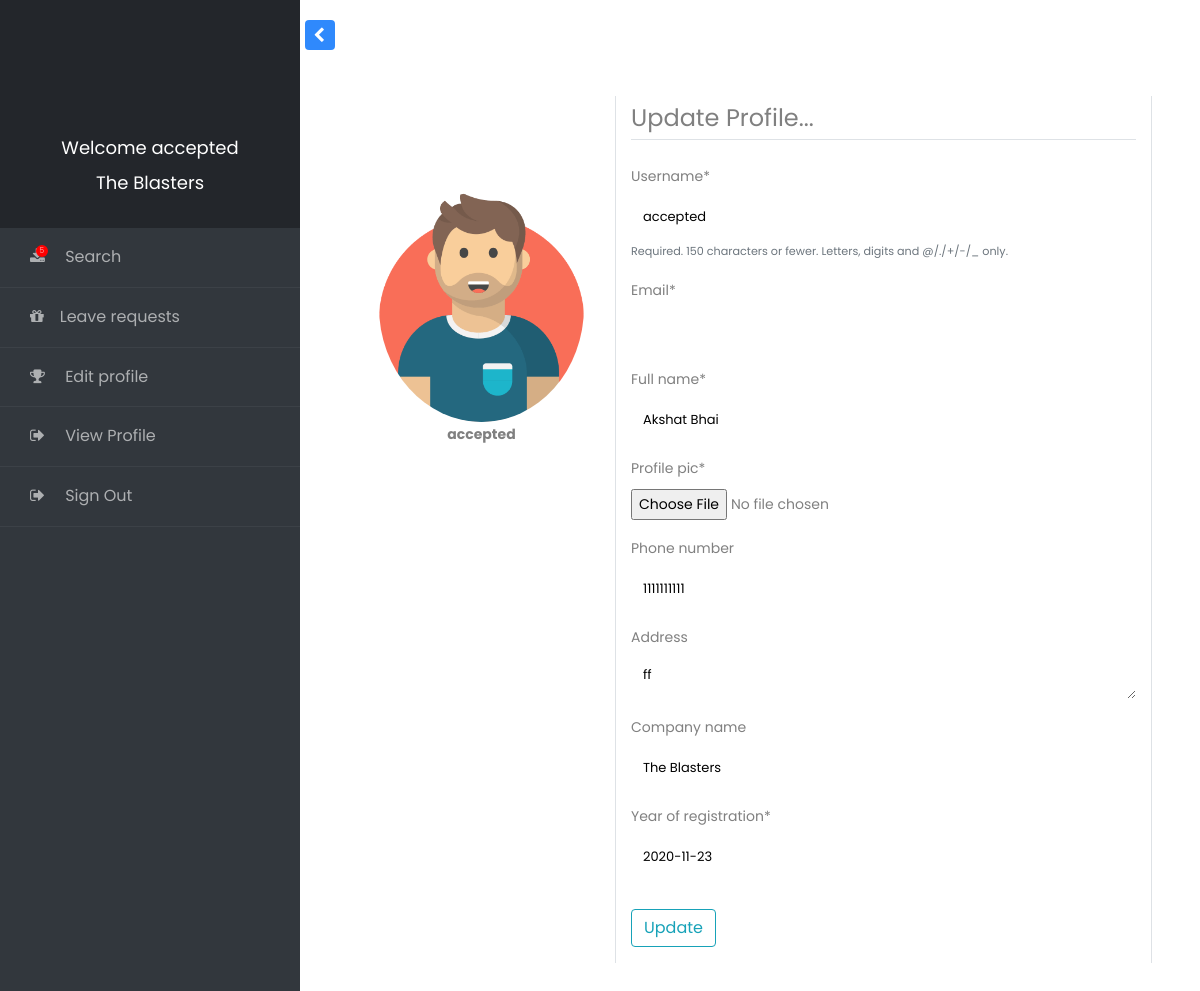
/payroll/edit_profile/ (signed in), run on the app's committed database.
### payroll/models.py (models this page shows, shortened)
class User(AbstractUser):
    is_employee = models.BooleanField(default=False)
    is_hr = models.BooleanField(default=False)

class hrProfile(models.Model):
    user=models.OneToOneField(User,null=True,on_delete=models.CASCADE)
    full_name = models.CharField(max_length=50,null = True)
    profile_pic=models.ImageField(upload_to='images/profile', blank = True, default='images/profile/default2.jpg')
    phone_number = models.CharField(max_length=12,null=True,blank=True)
    address=models.TextField(blank = True, max_length=255)
    company_name = models.CharField(max_length=255,blank=True,null=True)
    year_of_registration = models.DateField(null=True)

### payroll/views.py (the view, shortened to what this page needs)
# urls.py: path('edit_profile/', views.profile, name='edit_profile'),
def profile(request):
    if request.user.is_hr:
        if request.method == 'POST':
            u_form=UserUpdateForm(request.POST, instance=request.user)
            hr_form = HrUpdateForm(request.POST,request.FILES,instance=request.user.hrprofile)
            if hr_form.is_valid() and u_form.is_valid():
                hr_form.save()
                u_form.save()
                messages.success(request, f'Your account has been updated!')
                return redirect("home")
        else:
            hr_form = HrUpdateForm(instance=request.user.hrprofile)
            u_form=UserUpdateForm(instance=request.user)
        context = {
            'hr_form': hr_form,
            'u_form': u_form
        }
        return render(request, 'profile/edithr.html', context)

### payroll/forms.py
class HrUpdateForm(forms.ModelForm):
    profile_pic = forms.ImageField(widget=forms.FileInput,)
    class Meta:
        model = hrProfile
        fields = '__all__'
        exclude=['user']

class UserUpdateForm(forms.ModelForm):
  email = forms.EmailField()
  first_name=forms.CharField()
  last_name=forms.CharField()
  class Meta:
      model = User
      fields = ['username', 'email','first_name','last_name']

### payroll/templates/profile/edithr.html (shortened to what this page needs)
{% extends "main/base_layout.html" %}
{% load crispy_forms_tags %}
{% block body %}
  <div class="container rounded bg-white mt-5">
  	<div class="row">
      <div class="col-md-4 border-right align-items-center">
			<div class="d-flex flex-column align-items-center text-center p-3 py-5">
				<img class="rounded-circle mt-5 card-img" src="{{user.hrprofile.profile_pic.url}}"><span class="font-weight-bold">{{user.username}}</span>
			</div>
		</div>
		<div class="col-md-8 border-right align-items-center">
      <form method="POST" enctype="multipart/form-data">
          <fieldset class="form-group">
              <legend class="border-bottom mb-4">Update Profile...</legend>
              {{ u_form|crispy }}
              {{ hr_form|crispy }}
          </fieldset>
          <div class="form-group">
              <button class="btn btn-outline-info" type="submit">Update</button>
          </div>
      </form>
    </div>
</div>
{% endblock body %}

### templates/main/base_layout.html (shortened to what this page needs)
{% load static %}
<!doctype html>
<html lang="en">
  <head>
		<link rel="stylesheet" href="https://stackpath.bootstrapcdn.com/font-awesome/4.7.0/css/font-awesome.min.css">
		<link rel="stylesheet" href="{%static 'css/style.css'%}">
  </head>
  <body>
		<div class="wrapper d-flex align-items-stretch">
			<nav id="sidebar">
				<div class="custom-menu">
					<button type="button" id="sidebarCollapse" class="btn btn-primary">
	        </button>
        </div>
	  		<div class="img bg-wrap text-center py-4" style="">
	  			<div class="user-logo">
          <div class="img" style=""></div>
            <h3>Welcome {{user}}</h3>
            {% if user.is_employee %}
              <h3>{{user.employee.parent_hr.company_name}}</h3>
            {%else%}
            <h3>{{user.hrprofile.company_name}}</h3>
            {%endif%}
	  			</div>
	  		</div>
        <ul class="list-unstyled components mb-5">
          <li>
              <a href="{% url 'view_list' %}"><span class="fa fa-download mr-3 notif"><small class="d-flex align-items-center justify-content-center">5</small></span> Search</a>
          </li>
          {% if user.is_employee %}
          <li>
            <a href="{% url 'takeleave' %}"><span class="fa fa-gift mr-3"></span>Leave status</a>
          </li>
          {% else %}
          <li>
            <a href="{% url 'Showapp' %}"><span class="fa fa-gift mr-3"></span>Leave requests</a>
          </li>
          {% endif %}
          <li>
            <a href="{% url 'edit_profile' %}"><span class="fa fa-trophy mr-3"></span> Edit profile </a>
          </li>
          {% if user.is_employee %}
          <li>
            <a href="{%url 'EmployeeProfile' request.user.employee.id%}"><span class="fa fa-sign-out mr-3"></span> View profile</a>
          </li>
          {%else%}
            <li>
              <a href="{%url 'HrProfile' request.user.hrprofile.id%}"><span class="fa fa-sign-out mr-3"></span> View Profile</a>
            </li>
          {%endif%}
          <li>
            <a href="{%url 'handleLogout'%}"><span class="fa fa-sign-out mr-3"></span> Sign Out</a>
          </li>
        </ul>
    	</nav>
      <div id="content" class="p-4 p-md-5 pt-5">
        {%block body%}  {%endblock body%}
		</div>
  </body>
</html>

### data on the page
User: username "accepted", hrprofile.company_name "The Blasters", hrprofile.profile_pic (picture)
hrProfile: full_name "Akshat Bhai", phone_number "1111111111", address "ff", company_name "The Blasters", year_of_registration "2020-11-23"
